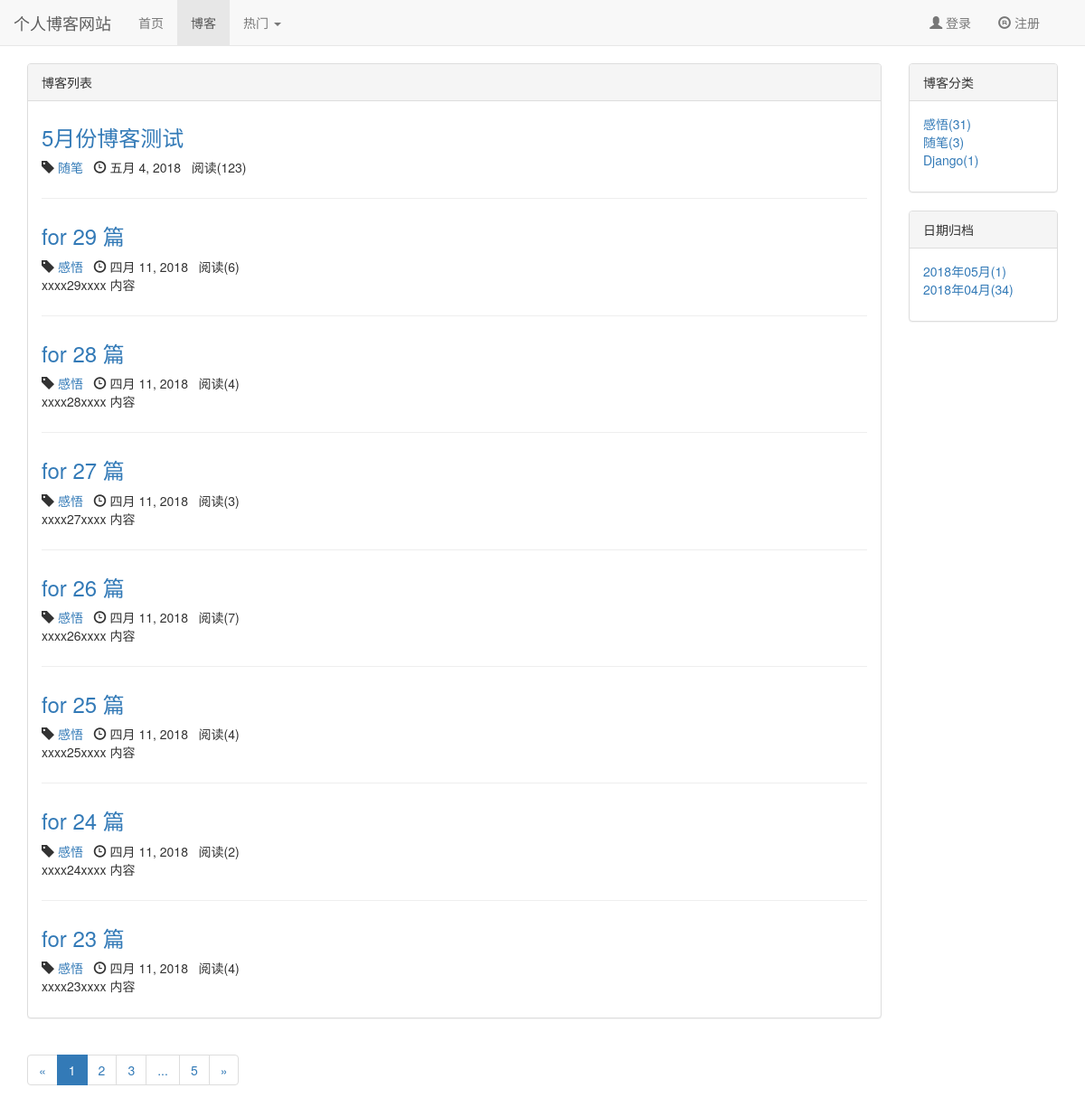
The page /blog/ on the database as committed earlier.
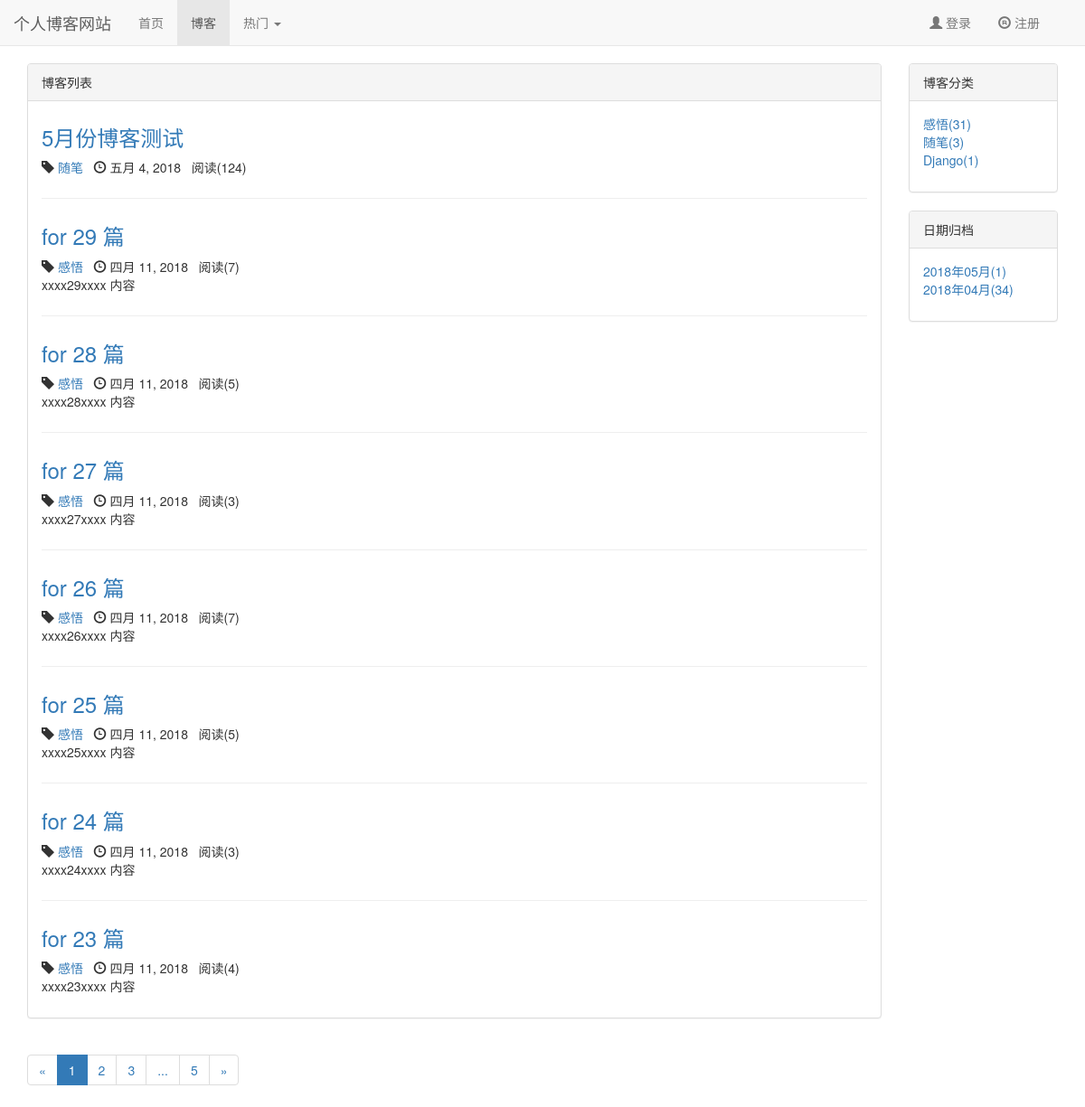
The same page on the database as committed later.
### apps/blog/models.py (models this page shows, shortened)
class Blog(models.Model, ReadNumExpandMethod):
	title = models.CharField(max_length=50)
	content = RichTextUploadingField()
	author = models.ForeignKey(User, on_delete=models.DO_NOTHING)
	blog_type = models.ForeignKey(BlogType, on_delete=models.DO_NOTHING)
	created_time = models.DateTimeField(auto_now_add=True)
	last_update_time = models.DateTimeField(auto_now=True)
	read_details = GenericRelation(ReadDetail)
	class Meta:
		ordering = ['-created_time']

class BlogType(models.Model):
	type_name = models.CharField(max_length=50)

### apps/read_statistics/models.py (models this page shows)
class ReadNum(models.Model):
	read_num = models.IntegerField(default=0)
	content_type = models.ForeignKey(ContentType, on_delete=models.DO_NOTHING)
	object_id = models.PositiveIntegerField()
	content_object = GenericForeignKey('content_type', 'object_id')

### apps/blog/views.py (the view)
# urls.py: path('', views.blog_list, name='blog_list'),
def blog_list(request):
	blogs_all = Blog.objects.all()
	context = blogs_common_data(request, blogs_all)
	return render(request, 'blog/blog_list.html', context)

### apps/read_statistics/models.py (called while the page is built)
	def get_read_num(self):
		try:
			ct = ContentType.objects.get_for_model(self)
			readnum = ReadNum.objects.get(content_type=ct, object_id=self.pk)
			return readnum.read_num
		except exceptions.ObjectDoesNotExist:
			return 0

### templates/blog/blog_list.html (shortened to what the changed rows need)
{% extends 'base.html' %}
{% load staticfiles %}
{% block header_extends %}
    <link rel="stylesheet" href="{% static 'css/blog/blog.css' %}">
{% endblock header_extends %}
{% block content %}
    <div class="container">
        <div class="row">
            <div class="col-xs-12 col-sm-10 col-md-10 col-lg-10">
                <div class="panel panel-default">
                    <div class="panel-body">
                        {% for blog in page_of_blogs.object_list %}
                            <div class="blog">
                                <a href="{% url 'blog_detail' blog.pk %}">
                                    <h3>{{ blog.title }}</h3>
                                </a>
                                <p class="blog-info">
                                    <span class="glyphicon glyphicon-tag"></span> <a
                                        href="{% url 'blogs_with_type' blog.blog_type.pk %}">{{ blog.blog_type.type_name }}</a>&nbsp;&nbsp;
                                    <span class="glyphicon glyphicon-time"></span> {{ blog.created_time|date }}&nbsp;&nbsp;
                                    阅读({{ blog.get_read_num }})
                                </p>
                                <p>{{ blog.content|safe|striptags|truncatechars:120 }}</p>
                            </div>
                        {% empty %}
                            <div class="blog">
                                <h3>--暂无博客，敬请期待--</h3>
                            </div>
                        {% endfor %}
                    </div>
                </div>
            </div>
        </div>
    </div>
{% endblock content %}

Rows that differ between the two databases and show on the page:
changed through a linked row, Blog "5月份博客测试": get_read_num "123" → "124"
changed through a linked row, Blog "for 29 篇": get_read_num "6" → "7"
changed through a linked row, Blog "for 28 篇": get_read_num "4" → "5"
changed through a linked row, Blog "for 25 篇": get_read_num "4" → "5"
changed through a linked row, Blog "for 24 篇": get_read_num "2" → "3"
